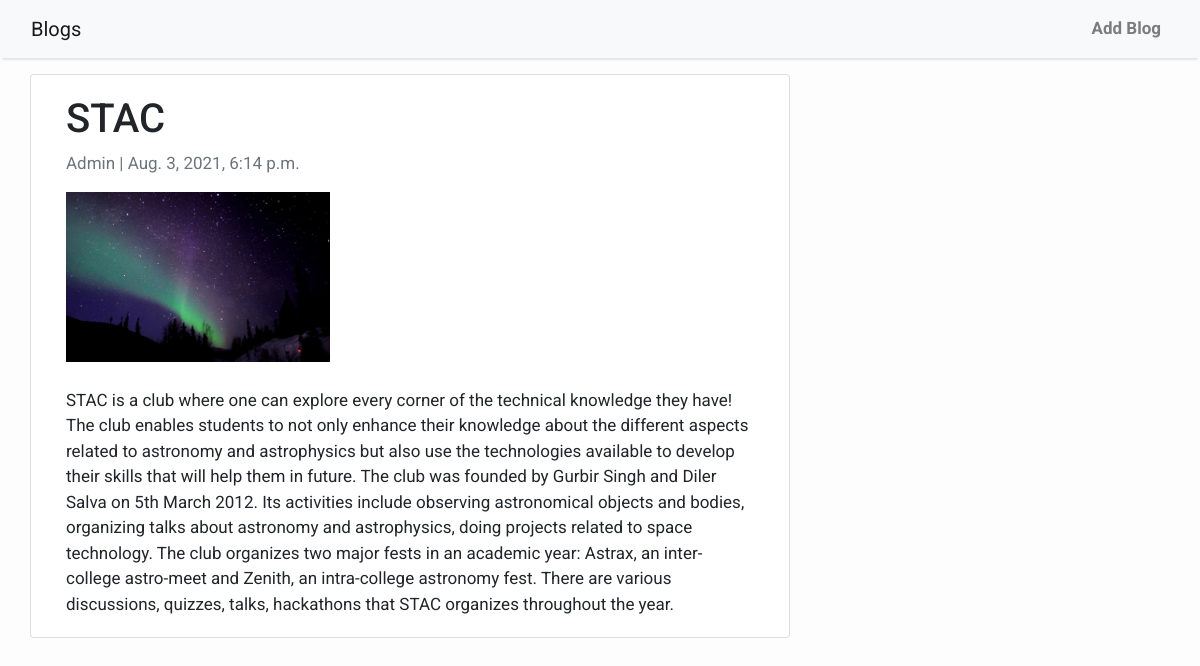
The page /rrtgrtrr/ on the database its author committed.
### Blogs/models.py (models this page shows, shortened)
class blog(models.Model):
    title = models.CharField(max_length=200, unique=True)
    slug = models.SlugField(max_length=200, unique=True)
    full_content = models.TextField()
    author = models.ForeignKey(User, on_delete= models.CASCADE,related_name='blog_posts')
    published_on = models.DateTimeField(auto_now_add=True)
    edited_on = models.DateTimeField(auto_now= True)
    thumb= models.ImageField(default='default.png', blank= True)
    class Meta:
        ordering = ['-published_on']

### Blogs/views.py (the view)
# urls.py: path('<slug:slug>/', views.BlogDetail, name='blog_detail'),
def BlogDetail(request, slug):
    blogs_detail = blog.objects.get(slug=slug)
    context ={
        'blogs': blogs_detail
    }
    return render(request, "blog_detail.html", context)

### Blogs/templates/blog_detail.html
{% extends 'base.html' %}
{% block content %}
<div class="container">
  <div class="row">
    <div class="col-md-8 card mb-4  mt-3 left  top">
      <div class="card-body">
        <h1>{% block title %} {{ blogs.title }} {% endblock title %}</h1>
        <p class=" text-muted">{{ blogs.author }} | {{ blogs.published_on }}</p>
        <img src="{{ blogs.thumb.url }}" alt="..." style="height: 170px;">
        <br><br>
        <p class="card-text ">{{ blogs.full_content | safe }}</p>
      </div>
    </div>
  </div>
</div>
{% endblock content %}

### Blogs/templates/base.html (style rules this page uses)
body { font-family: "Roboto", sans-serif; font-size: 17px; background-color: #fdfdfd; }

### rows shown on the page
blog: title "STAC", author "Admin", published_on "Aug. 3, 2021, 6:14 p.m.", thumb (picture), full_content "STAC is a club where one can explore every corner of the technical knowledge they have! The club enables students to not only enhance their knowledge about the different aspects related to astronomy and astrophysics but also use the technologies available to develop their skills that will help them in future. The club was founded by Gurbir Singh and Diler Salva on 5th March 2012. Its activities include observing astronomical objects and bodies, organizing talks about astronomy and astrophysics, doing projects related to space technology. The club organizes two major fests in an academic year: Astrax, an inter-college astro-meet and Zenith, an intra-college astronomy fest. There are various…"
